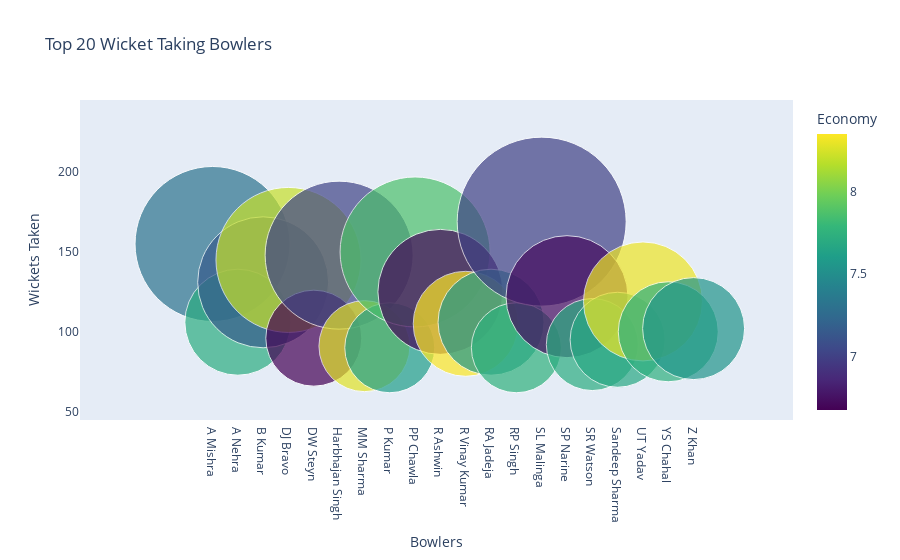

This figure's notebook cell:
### Code cell
trace = go.Scatter(
    y = bowlers['wickets'],
    x = bowlers['bowler'],
    mode='markers',
    marker=dict(
        size= bowlers['wickets'].values,
        color = bowlers['economy'].values,
        colorscale='Viridis',
        showscale=True,
        colorbar = dict(title = 'Economy'),
    ),
    text = bowlers['overs'].values
)
data = [(trace)]

layout= go.Layout(
    autosize= True,
    title= 'Top 20 Wicket Taking Bowlers',
    hovermode= 'closest',
    xaxis=dict(
        showgrid=False,
        zeroline=False,
        showline=False,
        title='Bowlers'
    ),
    yaxis=dict(
        title= 'Wickets Taken',
        ticklen= 5,
        gridwidth= 2,
        showgrid=False,
        zeroline=False,
        showline=False
    ),
    showlegend= False
)
fig = go.Figure(data=data, layout=layout)
py.iplot(fig,filename='scatterChol')

### Figure 1 — Plotly figure (JSON) as saved in the notebook; plotly's stock layout.template omitted (floating-point values rounded to 4 significant figures)
{"data": [{"marker": {"color": [7.315, 7.711, 7.155, 8.212, 6.673, 7.019, 8.281, 7.613, 7.869, 6.699, 8.354, 7.562, 7.747, 7, 6.723, 7.713, 7.681, 8.316, 7.739, 7.546], "colorbar": {"title": {"text": "Economy"}}, "colorscale": [[0, "#440154"], [0.1111, "#482878"], [0.2222, "#3e4989"], [0.3333, "#31688e"], [0.4444, "#26828e"], [0.5556, "#1f9e89"], [0.6667, "#35b779"], [0.7778, "#6ece58"], [0.8889, "#b5de2b"], [1, "#fde725"]], "showscale": true, "size": [155, 106, 131, 145, 96, 148, 91, 90, 150, 125, 105, 106, 90, 169, 122, 92, 95, 119, 100, 102]}, "mode": "markers", "text": ["520", "329", "446", "444", "367", "567", "295", "439", "526", "502", "364", "418", "312", "491", "433", "352", "301", "433", "306", "379"], "type": "scatter", "x": ["A Mishra", "A Nehra", "B Kumar", "DJ Bravo", "DW Steyn", "Harbhajan Singh", "MM Sharma", "P Kumar", "PP Chawla", "R Ashwin", "R Vinay Kumar", "RA Jadeja", "RP Singh", "SL Malinga", "SP Narine", "SR Watson", "Sandeep Sharma", "UT Yadav", "YS Chahal", "Z Khan"], "y": [155, 106, 131, 145, 96, 148, 91, 90, 150, 125, 105, 106, 90, 169, 122, 92, 95, 119, 100, 102]}], "layout": {"autosize": true, "hovermode": "closest", "showlegend": false, "title": {"text": "Top 20 Wicket Taking Bowlers"}, "xaxis": {"showgrid": false, "showline": false, "title": {"text": "Bowlers"}, "zeroline": false}, "yaxis": {"gridwidth": 2, "showgrid": false, "showline": false, "ticklen": 5, "title": {"text": "Wickets Taken"}, "zeroline": false}}}
